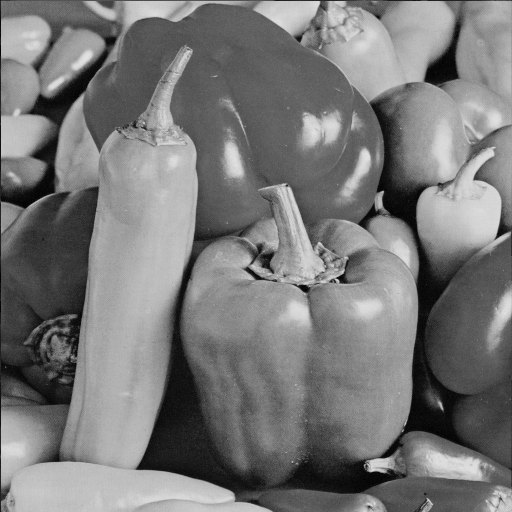
#> input picture PeppersGray.png, 512 x 512 px
$ jupyter execute ImageProcessing.ipynb   (shell and % lines are left out)
#> lines starting #> are read from the running program, lines starting #| are printed output that depends on the picture; after the words box and inside, x2 and y2 are one past the last pixel; in counts of white or black regions, pixels touching at a corner belong together
# EC7212 – Computer Vision and Image Processing #
## Take Home Assignment 1 ##

[cell 1]
# Import Libraries
import cv2
import os
import numpy as np
import matplotlib.pyplot as plt

### 1. To reduce the number of intensity levels in an image from 256 to 2, in integer powers of 2. The desired number of intensity levels needs to be a variable input to your program.

[cell 2]
# reduce_intensity function
def reduce_intensity(img, levels):
    """Reduce intensity levels to given power-of-2 value"""
    if levels not in [2, 4, 8, 16, 32, 64, 128, 256]:
        raise ValueError("Intensity levels must be a power of 2 between 2 and 256.")
    factor = 256 // levels
    return np.floor(img / factor).astype(np.uint8) * factor

# Input file path
IMAGE_PATH = 'PeppersGray.png'

# Check if file exists
if not os.path.exists(IMAGE_PATH):
    print("Image file not found:", IMAGE_PATH)
else:
    # Load the image
    color_img_bgr = cv2.imread(IMAGE_PATH)
#> color_img_bgr is the input picture: shape (512, 512, 3); min 0, max 228, mean 120.2
    if color_img_bgr is None:
        print("Failed to load image. Check the format or path.")
    else:
        # Convert BGR to RGB for matplotlib display
        color_img_rgb = cv2.cvtColor(color_img_bgr, cv2.COLOR_BGR2RGB)


        try:
            # Define the intensity level
            level = 2      # Enter values (2, 4, 8, 16, 32, 64, 256)
            reduced_img = reduce_intensity(color_img_rgb, level)
#> in reduce_intensity, `return np.floor(img / factor).astype(np.uint8) * factor`:
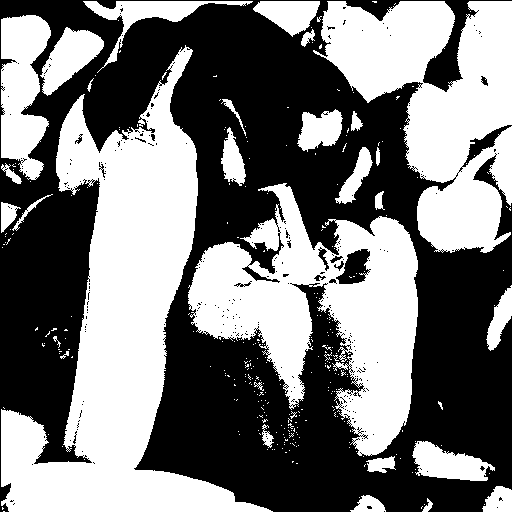
#> returned value: shape (512, 512, 3); values 0 (black) and 128 (white), 47.5% white; 302 white regions (270 under 20 px), largest, box (x1, y1, x2, y2) and area: (1, 45, 273, 512) 46213, (188, 183, 418, 456) 29583, (313, 1, 512, 253) 27756

            # Original image
            plt.figure(figsize=(8, 6))
            plt.subplot(1, 2, 1)
            plt.imshow(color_img_rgb)
            plt.title("Original Image")
            plt.axis('off')

            # Reduced image
            plt.subplot(1, 2, 2)
            plt.imshow(reduced_img)
            plt.title(f"Reduced to {level} levels")
            plt.axis('off')

            plt.tight_layout()
            plt.show()
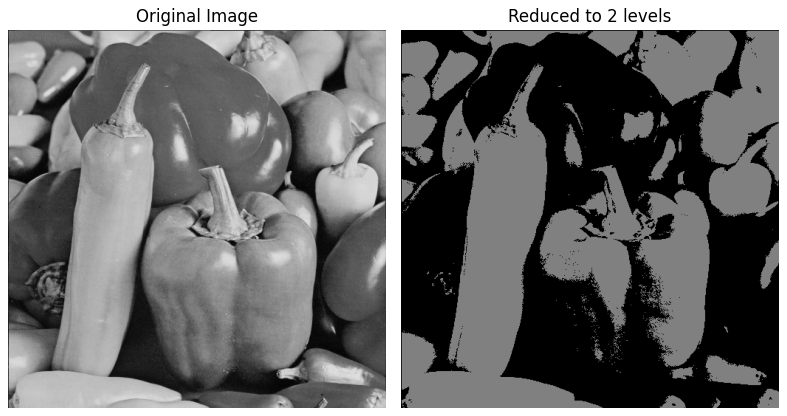
#> figure drawn by matplotlib, 2 panels

        except ValueError:
            print("Invalid input. Please enter a power-of-2 value (2, 4, ..., 256).")

### 2. Load an image and then perform a simple spatial 3x3 average of image pixels. Repeat the process for a 10x10 neighborhood and again for a 20x20 neighborhood

[cell 3]
# Load image path
IMAGE_PATH = "PeppersGray.png"

def neighborhood_averaging(img, filter_size):
    """Apply mean filter of given size (e.g., 3x3, 10x10)"""
#> called with filter_size = 3
    return cv2.blur(img, (filter_size, filter_size))

# Check if image exists
if not os.path.exists(IMAGE_PATH):
    print(f"Image file not found: {IMAGE_PATH}")
else:
    # Load image using OpenCV
    color_img_bgr = cv2.imread(IMAGE_PATH)
    if color_img_bgr is None:
        print("Failed to load image. Check format or path.")
    else:
        # Convert to RGB for matplotlib
        color_img_rgb = cv2.cvtColor(color_img_bgr, cv2.COLOR_BGR2RGB)

        # Apply 3x3, 10x10, 20x20 averaging
        img_avg_3 = neighborhood_averaging(color_img_rgb, 3)
        img_avg_10 = neighborhood_averaging(color_img_rgb, 10)
#> call 2 of neighborhood_averaging, with filter_size = 10
#> in neighborhood_averaging (call 2), `return cv2.blur(img, (filter_size, filter_size))`:
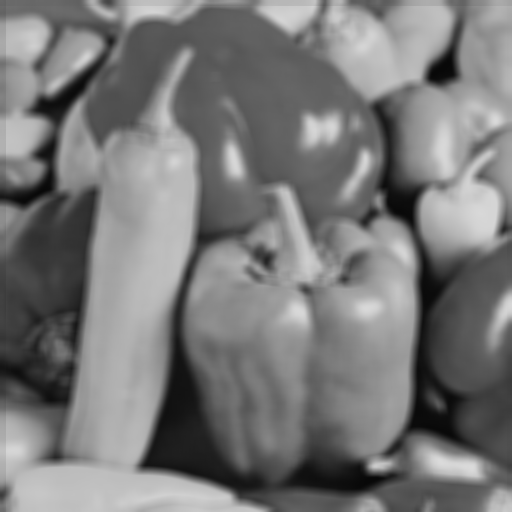
#> returned value: shape (512, 512, 3); min 8, max 218, mean 120.4
        img_avg_20 = neighborhood_averaging(color_img_rgb, 20)
#> call 3 of neighborhood_averaging, with filter_size = 20
#> in neighborhood_averaging (call 3), `return cv2.blur(img, (filter_size, filter_size))`:
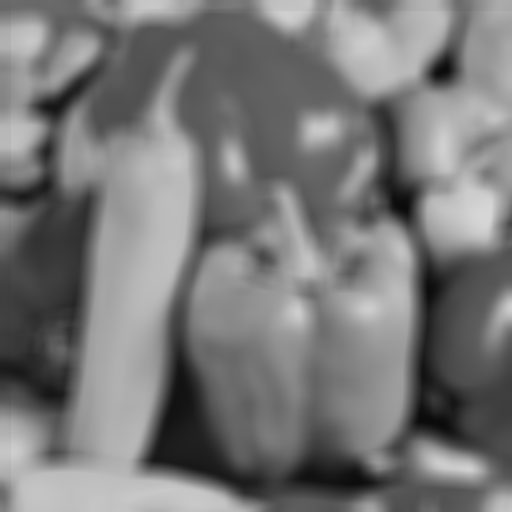
#> returned value: shape (512, 512, 3); min 10, max 214, mean 120.4

        # Plotting
        fig = plt.figure(figsize=(14, 12))

        img1 = fig.add_subplot(1, 4, 1)
        img1.imshow(color_img_rgb)
        img1.set_title("Original Image")
        img1.axis('off')

        img2 = fig.add_subplot(1, 4, 2)
        img2.imshow(img_avg_3)
        img2.set_title("3x3 Neighborhood Averaged")
        img2.axis('off')

        img3 = fig.add_subplot(1, 4, 3)
        img3.imshow(img_avg_10)
        img3.set_title("10x10 Neighborhood Averaged")
        img3.axis('off')

        img4 = fig.add_subplot(1, 4, 4)
        img4.imshow(img_avg_20)
        img4.set_title("20x20 Neighborhood Averaged")
        img4.axis('off')

        plt.tight_layout()
        plt.show()

### 3. Rotate an image by 45 and 90 degrees.

[cell 4]
# Load image path
IMAGE_PATH = "PeppersGray.png"

def image_rotate(img, angle):
    """Rotates the image by the specified angle (in degrees)"""
#> called with angle = 45
    rows, cols, _ = img.shape
#> rows = 512; cols = 512
    rotation_matrix = cv2.getRotationMatrix2D(center=(cols/2, rows/2), angle=angle, scale=1)
    rotated = cv2.warpAffine(img, rotation_matrix, (cols, rows))
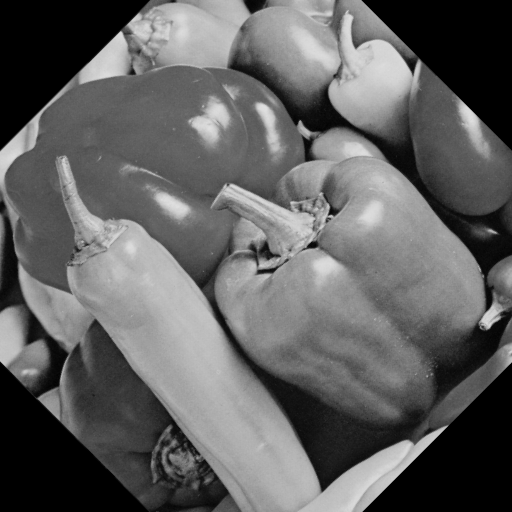
#> rotated: shape (512, 512, 3); min 0, max 224, mean 96.9
    return rotated

# Check if image exists
if not os.path.exists(IMAGE_PATH):
    print(f"Image file not found: {IMAGE_PATH}")
else:
    # Load the image using OpenCV
    color_img_bgr = cv2.imread(IMAGE_PATH)
    if color_img_bgr is None:
        print("Failed to load image. Check the file format or path.")
    else:
        # Convert BGR to RGB
        color_img_rgb = cv2.cvtColor(color_img_bgr, cv2.COLOR_BGR2RGB)

        # Rotate the image
        rotated_45 = image_rotate(color_img_rgb, 45)
        rotated_90 = image_rotate(color_img_rgb, 90)
#> call 2 of image_rotate, with angle = 90
#> in image_rotate (call 2), `rotated = cv2.warpAffine(img, rotation_matrix, (cols, rows))`:
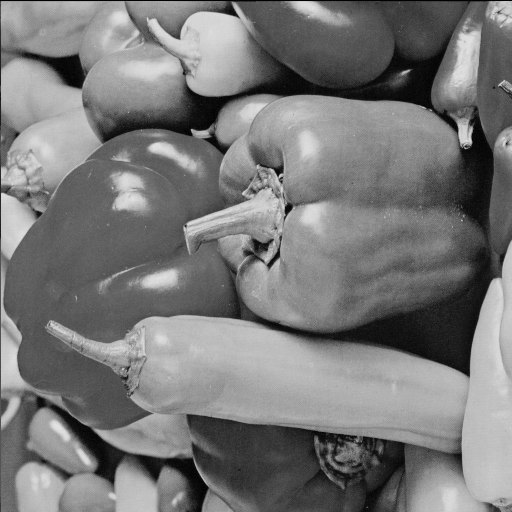
#> rotated: shape (512, 512, 3); min 0, max 228, mean 120.2

        # Display all images
        fig = plt.figure(figsize=(12,10))

        img1 = fig.add_subplot(1, 3, 1)
        img1.imshow(color_img_rgb)
        img1.set_title("Original Image")
        img1.axis('off')

        img2 = fig.add_subplot(1, 3, 2)
        img2.imshow(rotated_45)
        img2.set_title("45° Rotated Image")
        img2.axis('off')

        img3 = fig.add_subplot(1, 3, 3)
        img3.imshow(rotated_90)
        img3.set_title("90° Rotated Image")
        img3.axis('off')

        plt.tight_layout()
        plt.show()

###  4. For every 3×3 block of the image (without overlapping), replace all the corresponding 9 pixels by their average. This operation simulates reducing the image spatial resolution. Repeat this for 5×5 blocks and 7×7 blocks

[cell 5]
# Path to your PNG image
IMAGE_PATH = "PeppersGray.png"

def shrink_resolution(img, factor):
    """
    Reduces spatial resolution by downsampling and upsampling.
    Shrink using INTER_AREA (good for shrinking), then enlarge to original size.
    """
    height, width = img.shape[:2]

    # Ensure dimensions are divisible by the factor for perfect blocks
    new_width = width - (width % factor)
    new_height = height - (height % factor)
    img_cropped = img[:new_height, :new_width]

    # Shrink (downsample)
    shrunk = cv2.resize(img_cropped, (new_width // factor, new_height // factor), interpolation=cv2.INTER_AREA)

    print(f"Shrunk size ({factor}x{factor} blocks): {shrunk.shape}")

    # Re-enlarge (upsample)
    re_enlarged = cv2.resize(shrunk, (new_width, new_height), interpolation=cv2.INTER_AREA)
    print(f"Re-enlarged size: {re_enlarged.shape}")

    return img_cropped, shrunk, re_enlarged

# Load and validate the image
if not os.path.exists(IMAGE_PATH):
    print(f"Image file not found: {IMAGE_PATH}")
else:
    # Load using OpenCV (BGR)
    color_img_bgr = cv2.imread(IMAGE_PATH)
    if color_img_bgr is None:
        print("Failed to load image.")
    else:
        # Convert to RGB
        color_img_rgb = cv2.cvtColor(color_img_bgr, cv2.COLOR_BGR2RGB)

        # Choose block size (3x3, 5x5, 7x7)
        for block_size in [3, 5, 7]:
            original, shrunk, enlarged = shrink_resolution(color_img_rgb, block_size)

            # Plot results
            fig = plt.figure(figsize=(10, 8))
            fig.suptitle(f"Block Size: {block_size}x{block_size}", fontsize=16)

            ax1 = fig.add_subplot(1, 3, 1)
            ax1.imshow(original)
            ax1.set_title("Original (Cropped)")
            ax1.axis('off')

            ax2 = fig.add_subplot(1, 3, 2)
            ax2.imshow(shrunk)
            ax2.set_title("Shrunk")
            ax2.axis('off')

            ax3 = fig.add_subplot(1, 3, 3)
            ax3.imshow(enlarged)
            ax3.set_title("Re-enlarged")
            ax3.axis('off')

            plt.tight_layout(rect=[0, 0.5, 1, 0.95])
            plt.show()
#> this loop made 3 passes
#> pass 1, in shrink_resolution, `img_cropped = img[:new_height, :new_width]`:
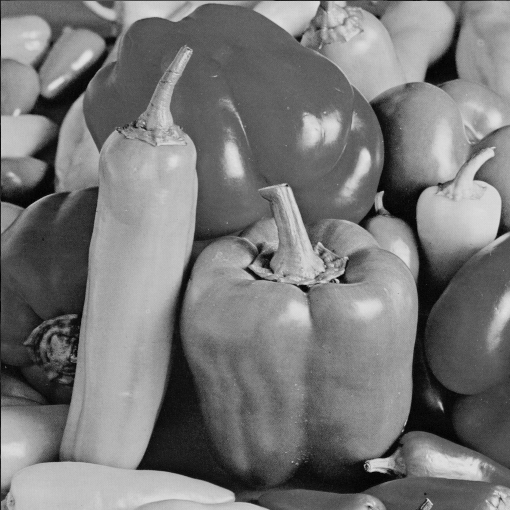
#> img_cropped: shape (510, 510, 3); min 0, max 228, mean 120.1
#> pass 1, in shrink_resolution, `shrunk = cv2.resize(img_cropped, (new_width // factor, new_height // f..`:
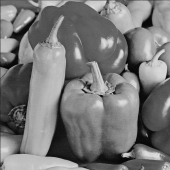
#> shrunk: shape (170, 170, 3); min 5, max 225, mean 120.1
#> pass 2, in shrink_resolution (call 2), `shrunk = cv2.resize(img_cropped, (new_width // factor, new_height // f..`:
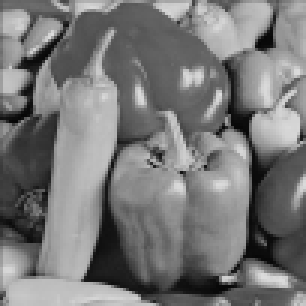
#> shrunk: shape (102, 102, 3) (shown 3 times larger); min 6, max 221, mean 120.1
#> pass 2, `plt.show()`:
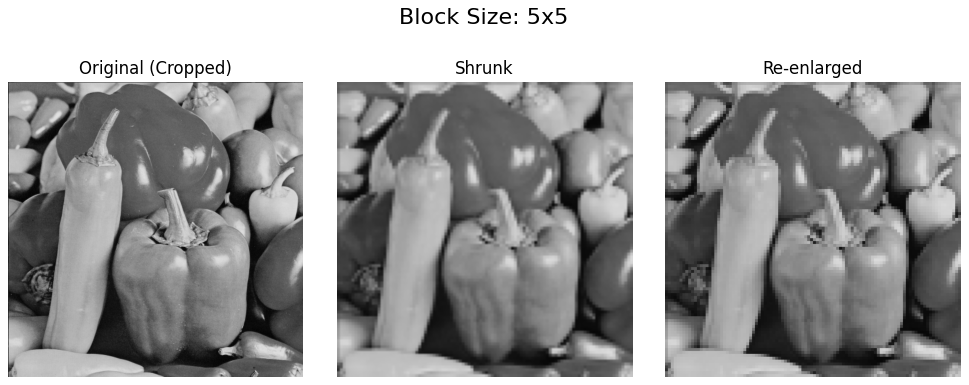
#> figure drawn by matplotlib, 3 panels
